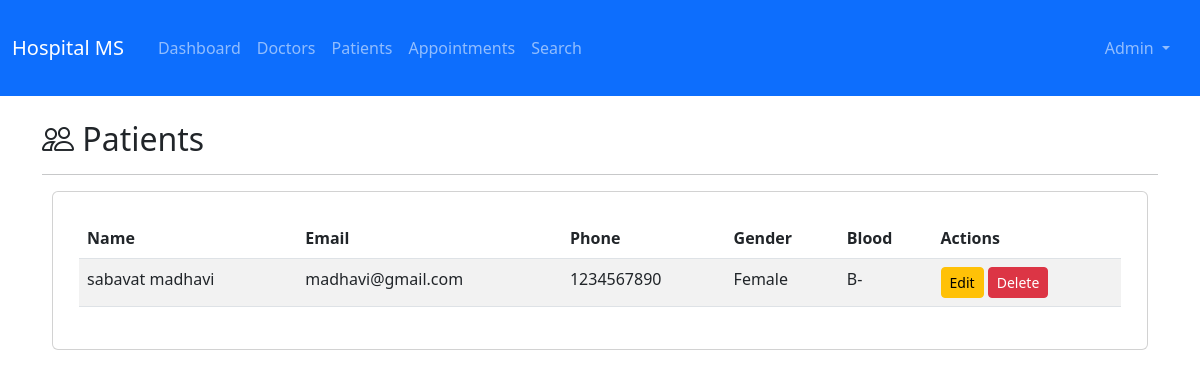
/admin/patients (signed in), run on the app's committed database.
### backend/app.py (models this page shows, shortened)
class User(UserMixin, db.Model):
    id = db.Column(db.Integer, primary_key=True)
    username = db.Column(db.String(180), unique=True, nullable=False)
    email = db.Column(db.String(100), unique=True, nullable=False)
    password_hash = db.Column(db.String(100), nullable=False)
    role = db.Column(db.String(50), nullable=False)
    full_name = db.Column(db.String(80), nullable=False)
    phone = db.Column(db.String(10))
    is_active = db.Column(db.Boolean, default=True)
    created_at = db.Column(db.DateTime, default=datetime.utcnow)

class Patient(db.Model):
    id = db.Column(db.Integer, primary_key=True)
    user_id = db.Column(db.Integer, db.ForeignKey('user.id'), nullable=False, unique=True)
    date_of_birth = db.Column(db.Date)
    gender = db.Column(db.String(40))
    blood_group = db.Column(db.String(6))
    address = db.Column(db.Text)
    emergency_contact = db.Column(db.String(10))
    user = db.relationship('User', backref=db.backref('patient_profile', uselist=False))
    appointments = db.relationship('Appointment', backref='patient', lazy=True)

### backend/app.py (the view)
@app.route('/admin/patients')
@login_required
@role_required('admin')
def admin_patients():
    return render_template('admin/patients.html', patients=Patient.query.join(User).filter(User.is_active).all())

### backend/app.py (called while the page is built)
@login_manager.user_loader
def load_user(user_id): return User.query.get(int(user_id))

def role_required(role):
    def decorator(f):
        @wraps(f)
        def decorated_function(*args, **kwargs):
            if not current_user.is_authenticated or current_user.role != role:
                flash('Access denied', 'danger')
                return redirect(url_for('index'))
            return f(*args, **kwargs)
        return decorated_function
    return decorator

### frontend/templates/admin/patients.html
{% extends "base.html" %}
{% block content %}
<h2><i class="bi bi-people"></i> Patients</h2>
<hr>
<div class="card">
    <div class="card-body">
        <table class="table table-striped">
            <thead>
                <tr><th>Name</th><th>Email</th><th>Phone</th><th>Gender</th><th>Blood</th><th>Actions</th></tr>
            </thead>
            <tbody>
                {% for p in patients %}
                <tr>
                    <td>{{ p.user.full_name }}</td>
                    <td>{{ p.user.email }}</td>
                    <td>{{ p.user.phone }}</td>
                    <td>{{ p.gender }}</td>
                    <td>{{ p.blood_group }}</td>
                    <td>
                        <a href="{{ url_for('edit_patient', patient_id=p.id) }}" class="btn btn-sm btn-warning">Edit</a>
                        <form method="POST" action="{{ url_for('delete_patient', patient_id=p.id) }}" style="display:inline">
                            <button type="submit" class="btn btn-sm btn-danger" onclick="return confirm('Delete?')">Delete</button>
                        </form>
                    </td>
                </tr>
                {% endfor %}
            </tbody>
        </table>
    </div>
</div>
{% endblock %}

### frontend/templates/base.html (shortened to what this page needs)
<!DOCTYPE html>
<html lang="en">
<head>
    <link href="https://cdn.jsdelivr.net/npm/bootstrap@5.3.0/dist/css/bootstrap.min.css" rel="stylesheet">
    <link rel="stylesheet" href="https://cdn.jsdelivr.net/npm/bootstrap-icons@1.10.0/font/bootstrap-icons.css">
    <link rel="stylesheet" href="{{ url_for('static', filename='css/style.css') }}">
</head>
<body>
    <nav class="navbar navbar-expand-lg navbar-dark bg-primary">
        <div class="container-fluid">
            <a class="navbar-brand" href="{{ url_for('index') }}"> Hospital MS</a>
            <div class="collapse navbar-collapse" id="navbarNav">
                <ul class="navbar-nav me-auto">
                    {% if current_user.is_authenticated %}
                        {% if current_user.role == 'admin' %}
                            <li class="nav-item"><a class="nav-link" href="{{ url_for('admin_dashboard') }}"> Dashboard</a></li>
                            <li class="nav-item"><a class="nav-link" href="{{ url_for('admin_doctors') }}"> Doctors</a></li>
                            <li class="nav-item"><a class="nav-link" href="{{ url_for('admin_patients') }}"> Patients</a></li>
                            <li class="nav-item"><a class="nav-link" href="{{ url_for('admin_appointments') }}">Appointments</a></li>
                            <li class="nav-item"><a class="nav-link" href="{{ url_for('admin_search') }}"> Search</a></li>
                        {% endif %}
                    {% endif %}
                </ul>
                <ul class="navbar-nav">
                    {% if current_user.is_authenticated %}
                        <li class="nav-item dropdown">
                            <a class="nav-link dropdown-toggle" href="#" id="navbarDropdown" role="button" data-bs-toggle="dropdown">
                               {{ current_user.full_name }}
                            </a>
                        </li>
                    {% else %}
                        <li class="nav-item"><a class="nav-link" href="{{ url_for('login') }}"> Login</a></li>
                        <li class="nav-item"><a class="nav-link" href="{{ url_for('register') }}"> Register</a></li>
                    {% endif %}
                </ul>
            </div>
        </div>
    </nav>
    <main class="container my-4">
        {% block content %}{% endblock %}
    </main>
</body>
</html>

### frontend/static/css/style.css (style rules this page uses)
button { background-color: lightblue; }
div { margin: 10px; }
a { text-decoration: none; }

### data on the page
User: full_name "Admin"
Patient: user.full_name "sabavat madhavi", user.email "madhavi@gmail.com", user.phone "1234567890", gender "Female", blood_group "B-"
